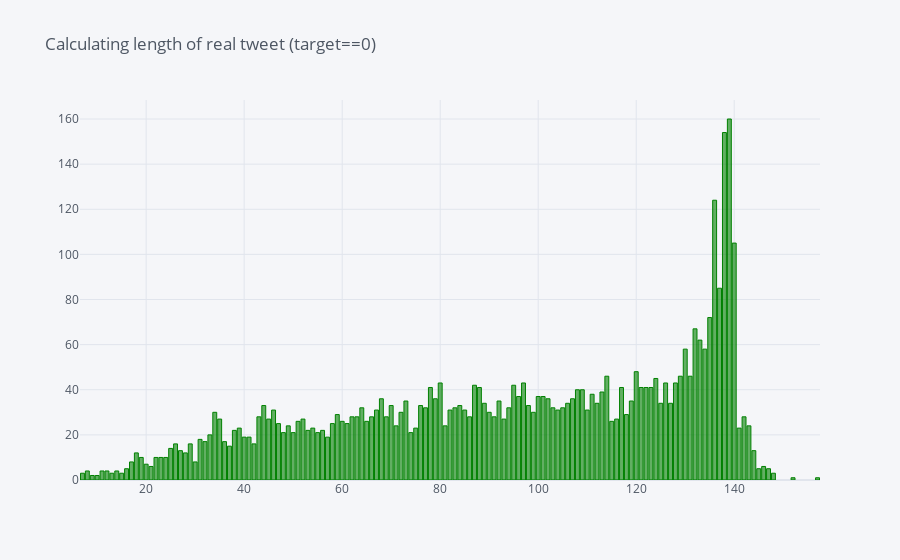

The notebook cell saved with this chart:
### Code cell
df_train[df_train['target']==0].length.value_counts().iplot(kind='bar',title='Calculating length of real tweet (target==0)', color='green')

### Figure 1 — Plotly figure (JSON) as saved in the notebook; plotly's stock layout.template omitted (floating-point values rounded to 4 significant figures; data arrays with more than 128 entries replaced by an {"elided": "..."} marker saying what was removed)
{"data": [{"marker": {"color": "rgba(0, 128, 0, 0.6)", "line": {"color": "rgba(0, 128, 0, 1.0)", "width": 1}}, "name": "length", "orientation": "v", "text": "", "type": "bar", "x": {"elided": "144 int values"}, "y": {"elided": "144 int values"}}], "layout": {"legend": {"bgcolor": "#F5F6F9", "font": {"color": "#4D5663"}}, "paper_bgcolor": "#F5F6F9", "plot_bgcolor": "#F5F6F9", "title": {"font": {"color": "#4D5663"}, "text": "Calculating length of real tweet (target==0)"}, "xaxis": {"gridcolor": "#E1E5ED", "showgrid": true, "tickfont": {"color": "#4D5663"}, "title": {"font": {"color": "#4D5663"}, "text": ""}, "zerolinecolor": "#E1E5ED"}, "yaxis": {"gridcolor": "#E1E5ED", "showgrid": true, "tickfont": {"color": "#4D5663"}, "title": {"font": {"color": "#4D5663"}, "text": ""}, "zerolinecolor": "#E1E5ED"}}}
